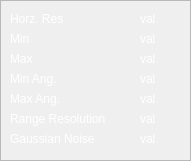
    <widget class="QFrame" name="frame_2">
     <property name="geometry">
      <rect>
       <x>660</x>
       <y>260</y>
       <width>191</width>
       <height>161</height>
      </rect>
     </property>
     <property name="frameShape">
      <enum>QFrame::StyledPanel</enum>
     </property>
     <property name="frameShadow">
      <enum>QFrame::Raised</enum>
     </property>
     <widget class="QLabel" name="label_39">
      <property name="geometry">
       <rect>
        <x>10</x>
        <y>10</y>
        <width>71</width>
        <height>17</height>
       </rect>
      </property>
      <property name="styleSheet">
       <string notr="true">color: rgb(255, 255, 255);</string>
      </property>
      <property name="text">
       <string>Horz. Res</string>
      </property>
     </widget>
     <widget class="QLabel" name="label_40">
      <property name="geometry">
       <rect>
        <x>10</x>
        <y>70</y>
        <width>71</width>
        <height>17</height>
       </rect>
      </property>
      <property name="styleSheet">
       <string notr="true">color: rgb(255, 255, 255);</string>
      </property>
      <property name="text">
       <string>Min Ang.</string>
      </property>
     </widget>
     <widget class="QLabel" name="label_41">
      <property name="geometry">
       <rect>
        <x>10</x>
        <y>90</y>
        <width>71</width>
        <height>17</height>
       </rect>
      </property>
      <property name="styleSheet">
       <string notr="true">color: rgb(255, 255, 255);</string>
      </property>
      <property name="text">
       <string>Max Ang.</string>
      </property>
     </widget>
     <widget class="QLabel" name="label_42">
      <property name="geometry">
       <rect>
        <x>10</x>
        <y>50</y>
        <width>71</width>
        <height>17</height>
       </rect>
      </property>
      <property name="styleSheet">
       <string notr="true">color: rgb(255, 255, 255);</string>
      </property>
      <property name="text">
       <string>Max</string>
      </property>
     </widget>
     <widget class="QLabel" name="label_43">
      <property name="geometry">
       <rect>
        <x>10</x>
        <y>30</y>
        <width>71</width>
        <height>17</height>
       </rect>
      </property>
      <property name="styleSheet">
       <string notr="true">color: rgb(255, 255, 255);</string>
      </property>
      <property name="text">
       <string>Min</string>
      </property>
     </widget>
     <widget class="QLabel" name="label_44">
      <property name="geometry">
       <rect>
        <x>10</x>
        <y>110</y>
        <width>131</width>
        <height>17</height>
       </rect>
      </property>
      <property name="styleSheet">
       <string notr="true">color: rgb(255, 255, 255);</string>
      </property>
      <property name="text">
       <string>Range Resolution</string>
      </property>
     </widget>
     <widget class="QLabel" name="sonar_range_res">
      <property name="geometry">
       <rect>
        <x>140</x>
        <y>110</y>
        <width>41</width>
        <height>17</height>
       </rect>
      </property>
      <property name="styleSheet">
       <string notr="true">color: rgb(255, 255, 255);</string>
      </property>
      <property name="text">
       <string>val</string>
      </property>
     </widget>
     <widget class="QLabel" name="sonar_max_angle">
      <property name="geometry">
       <rect>
        <x>140</x>
        <y>90</y>
        <width>41</width>
        <height>17</height>
       </rect>
      </property>
      <property name="styleSheet">
       <string notr="true">color: rgb(255, 255, 255);</string>
      </property>
      <property name="text">
       <string>val</string>
      </property>
     </widget>
     <widget class="QLabel" name="sonar_min_angle">
      <property name="geometry">
       <rect>
        <x>140</x>
        <y>70</y>
        <width>41</width>
        <height>17</height>
       </rect>
      </property>
      <property name="styleSheet">
       <string notr="true">color: rgb(255, 255, 255);</string>
      </property>
      <property name="text">
       <string>val</string>
      </property>
     </widget>
     <widget class="QLabel" name="sonar_max">
      <property name="geometry">
       <rect>
        <x>140</x>
        <y>50</y>
        <width>41</width>
        <height>17</height>
       </rect>
      </property>
      <property name="styleSheet">
       <string notr="true">color: rgb(255, 255, 255);</string>
      </property>
      <property name="text">
       <string>val</string>
      </property>
     </widget>
     <widget class="QLabel" name="sonar_min">
      <property name="geometry">
       <rect>
        <x>140</x>
        <y>30</y>
        <width>41</width>
        <height>17</height>
       </rect>
      </property>
      <property name="styleSheet">
       <string notr="true">color: rgb(255, 255, 255);</string>
      </property>
      <property name="text">
       <string>val</string>
      </property>
     </widget>
     <widget class="QLabel" name="sonar_horz_res">
      <property name="geometry">
       <rect>
        <x>140</x>
        <y>10</y>
        <width>41</width>
        <height>17</height>
       </rect>
      </property>
      <property name="styleSheet">
       <string notr="true">color: rgb(255, 255, 255);</string>
      </property>
      <property name="text">
       <string>val</string>
      </property>
     </widget>
     <widget class="QLabel" name="label_65">
      <property name="geometry">
       <rect>
        <x>10</x>
        <y>130</y>
        <width>121</width>
        <height>17</height>
       </rect>
      </property>
      <property name="styleSheet">
       <string notr="true">color: rgb(255, 255, 255);</string>
      </property>
      <property name="text">
       <string>Gaussian Noise</string>
      </property>
     </widget>
     <widget class="QLabel" name="sonar_gaussian_noise">
      <property name="geometry">
       <rect>
        <x>140</x>
        <y>130</y>
        <width>41</width>
        <height>17</height>
       </rect>
      </property>
      <property name="styleSheet">
       <string notr="true">color: rgb(255, 255, 255);</string>
      </property>
      <property name="text">
       <string>val</string>
      </property>
     </widget>
    </widget>
